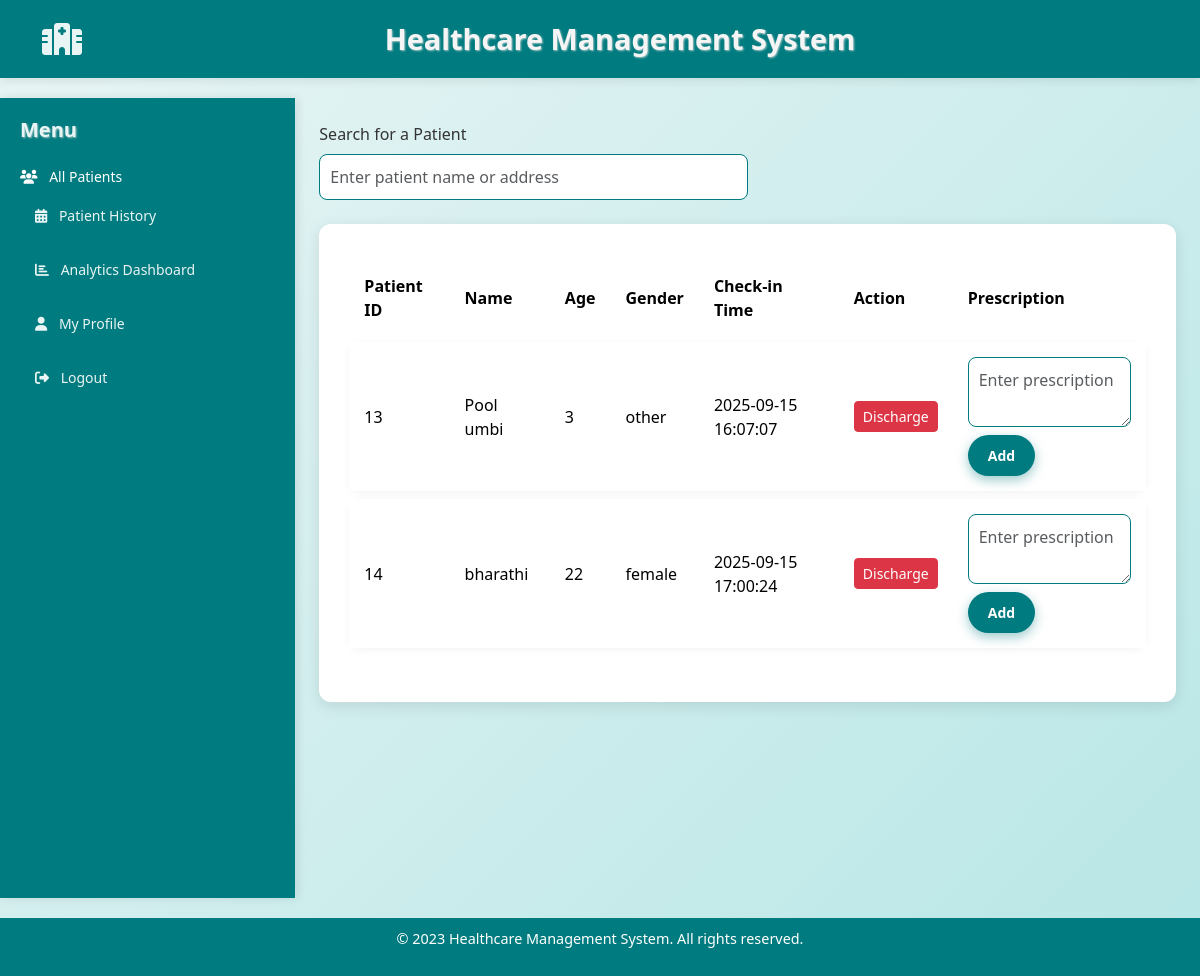
The app's page /docpro (signed in) with its own data.
### models.py (models this page shows)
class Patientin(db.Model):
    id = db.Column(db.Integer, primary_key=True)
    patient_id = db.Column(db.Integer, db.ForeignKey('patient.id'), nullable=False)
    check_in_time = db.Column(db.DateTime, default=without_microseconds)
    notes = db.Column(db.String(255))

class Patient(db.Model):
    id = db.Column(db.Integer, primary_key=True)
    name = db.Column(db.String(100), nullable=False)
    gender = db.Column(db.String, nullable=False)
    age = db.Column(db.Integer, nullable=False)
    phone = db.Column(db.Integer, nullable=False)
    address = db.Column(db.String, nullable=False)
    department = db.Column(db.String, nullable=False)

### app.py (the view)
@app.route("/docpro")
@login_required
def docpro ():
    patients = db.session.query(Patientin, Patient).join(Patient, Patientin.patient_id == Patient.id).filter(Patient.department == current_user.department).all()
    return render_template("docpage.html",patients=patients)

### app.py (called while the page is built)
@login.user_loader
def load_user(user_id):
    try:
        return Doctor.query.get(int(user_id))
    except Exception as e:
        logger.error(f"Error loading user {user_id}: {e}")
        return None

### templates/docpage.html (shortened to what this page needs)
{% extends 'base.html' %}
{% block content %}
    <div class="d-flex">
        <nav class="sidebar">
            <h5 class="mb-4">Menu</h5>
            <ul class="nav flex-column">
                <li class="nav-item mb-2"><i class="fas fa-users me-2"></i> All Patients</li>
                <li class="nav-item mb-2">
                    <a href="{{ url_for('docdrughistory') }}" class="nav-link">
                        <i class="fas fa-calendar-alt me-2"></i> Patient History
                    </a>
                </li>
                <li class="nav-item mb-2">
                    <a href="{{ url_for('doctordashboard') }}" class="nav-link">
                        <i class="fas fa-chart-bar me-2"></i> Analytics Dashboard
                    </a>
                </li>
                <li class="nav-item mb-2">
                    <a href="{{ url_for('docprofile') }}" class="nav-link">
                        <i class="fas fa-user me-2"></i> My Profile
                    </a>
                </li>
                <li class="nav-item mb-2">
                    <a href="{{ url_for('logout') }}" class="nav-link">
                        <i class="fas fa-sign-out-alt me-2"></i> Logout
                    </a>
                </li>
            </ul>
        </nav>
        <div class="flex-grow-1 p-4">
            <div class="d-flex justify-content-between align-items-center mb-4">
                <div class="w-50">
                    <label class="form-label">Search for a Patient</label>
                    <input type="text" id="searchInput" class="form-control" placeholder="Enter patient name or address">
                </div>
            </div>
            <div class="container-fluid">
                <table class="table">
                    <thead>
                        <tr>
                            <th>Patient ID</th>
                            <th>Name</th>
                            <th>Age</th>
                            <th>Gender</th>
                            <th>Check-in Time</th>
                            <th>Action</th>
                            <th>Prescription</th>
                        </tr>
                    </thead>
                    <tbody>
                        {% for patientin, patient in patients %}
                        <tr>
                            <td>{{ patient.id }}</td>
                            <td>{{ patient.name }}</td>
                            <td>{{ patient.age }}</td>
                            <td>{{ patient.gender }}</td>
                            <td>{{ patientin.check_in_time.strftime('%Y-%m-%d %H:%M:%S') }}</td>
                            <td><a href="{{ url_for('discharge_patient', patient_id=patient.id) }}" class="btn btn-danger btn-sm">Discharge</a></td>
                            <td>
                                <form action="{{ url_for('add_prescription') }}" method="POST">
                                    <textarea name="prescription_text" rows="2" cols="20" placeholder="Enter prescription" class="form-control mb-2"></textarea>
                                    <button type="submit" class="btn btn-primary btn-sm">Add</button>
                                </form>
                            </td>
                        </tr>
                        {% endfor %}
                    </tbody>
                </table>
            </div>
        </div>
    </div>
{% endblock %}

### static/style.css (style rules this page uses)
body { background-color: #f8f9fa; font-family: 'Segoe UI', sans-serif; }
.sidebar { width: 330px; }
.sidebar .nav-item { cursor: pointer; font-size: 14px; }
.table td, .table th { vertical-align: middle; }

### templates/base.html (style rules this page uses)
body { background: linear-gradient(135deg, #e9f5f5 0%, #b8e6e6 100%); font-family: 'Segoe UI', Tahoma, Geneva, Verdana, sans-serif; color: #333; margin: 0; padding: 0; min-height: 100vh; display: flex; flex-direction: column; }
h1, h2, h3, h4, h5, h6 { color: #007b7f; font-weight: 700; text-shadow: 1px 1px 2px #a0c4c4; }
.container-fluid { max-width: 1200px; background: white; border-radius: 12px; box-shadow: 0 4px 15px rgba(0,0,0,0.1); padding: 30px; margin: 0 auto 20px auto; }
.sidebar { background-color: #007b7f; color: white; min-height: 100vh; padding: 20px; box-shadow: 2px 0 10px rgba(0,0,0,0.1); }
.sidebar h5 { color: #e9f5f5; font-weight: 600; margin-bottom: 20px; }
.sidebar .nav-link { color: #e9f5f5; font-weight: 500; padding: 10px 15px; border-radius: 8px; transition: background-color 0.3s ease; margin-bottom: 5px; }
.btn-primary { background-color: #007b7f; border: none; border-radius: 25px; padding: 10px 20px; font-weight: 600; box-shadow: 0 4px 12px rgba(0,123,127,0.4); transition: background-color 0.3s ease; }
.table { border-collapse: separate; border-spacing: 0 8px; width: 100%; }
.table thead tr { background-color: #007b7f; color: white; font-weight: 600; border-radius: 12px; }
.table thead th { padding: 12px 15px; text-align: left; border: none; }
.table tbody tr { background-color: #f0f8f8; border-radius: 12px; box-shadow: 0 2px 8px rgba(0,0,0,0.05); transition: background-color 0.3s ease; }
.table tbody td { padding: 15px; vertical-align: middle; font-size: 1rem; border: none; }
.form-control { border-radius: 8px; border: 1px solid #007b7f; padding: 10px; }

### records on screen
Patientin: id "13", name "Pool umbi", age "3", gender "other", check_in_time "2025-09-15 16:07:07"
Patientin: id "14", name "bharathi", age "22", gender "female", check_in_time "2025-09-15 17:00:24"
